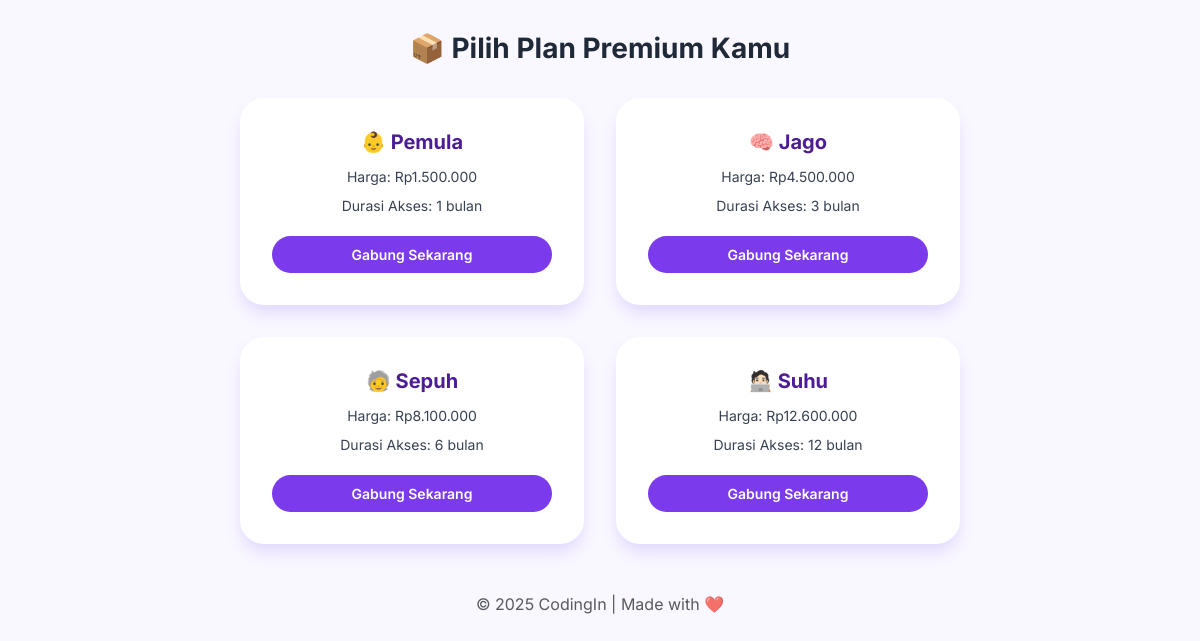
Page /transaksi/choose_plan.php (signed in) on the earlier database version.
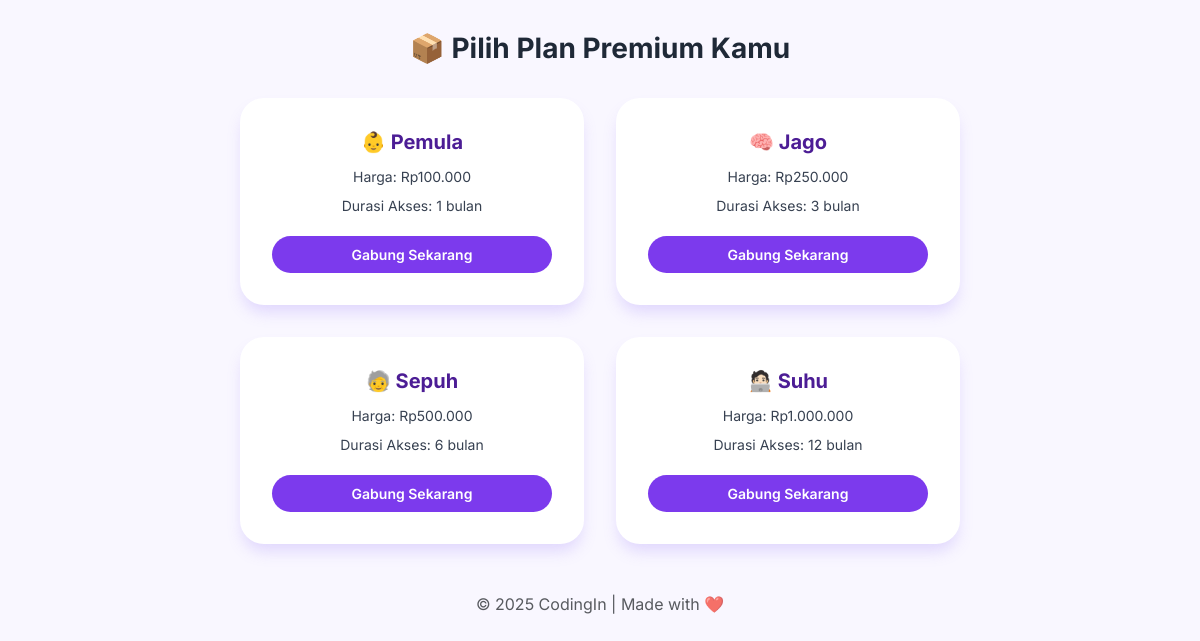
Same page on the later database version.
### tables this page shows
CREATE TABLE `paket` (
  `ID_paket` char(4) NOT NULL,
  `Nama_paket` varchar(20) NOT NULL,
  `Durasi_paket` int(11) NOT NULL,
  `Harga` decimal(10,2) NOT NULL
);

### transaksi/choose_plan.php (the view, shortened to what this page needs)
<?php
require_once '../config/database.php';
$stmt = $pdo->query("SELECT * FROM paket");
$paket = $stmt->fetchAll(PDO::FETCH_ASSOC);
?>
<?php include '../includes/header_user.php'; ?>
<!DOCTYPE html>
<html lang="id">
<head>
</head>
<body>
  <h2>📦 Pilih Plan Premium Kamu</h2>
  <div class="grid-container">
    <?php foreach ($paket as $row): ?>
      <?php
        $emoji = match ($row['Nama_paket']) {
          'Pemula' => '👶',
          'Jago'   => '🧠',
          'Sepuh'  => '🧓',
          'Suhu'   => '🧑🏻‍💻',
          default  => '📦',
      };
      ?>
    <form method="GET" action="checkout.php" class="plan-card">
      <h3><?= $emoji . ' ' . htmlspecialchars($row['Nama_paket']) ?></h3>
      <p>Harga: Rp<?= number_format($row['Harga'], 0, ',', '.') ?></p>
      <p>Durasi Akses: <?= $row['Durasi_paket'] ?> bulan</p>
      <button type="submit">Gabung Sekarang</button>
    </form>
    <?php endforeach; ?>
  </div>
</body>
</html>
<?php include '../includes/footer_user.php'; ?>

Differences in the rows shown:
changed paket "Pemula": Harga "1.500.000" → "100.000"
changed paket "Jago": Harga "4.500.000" → "250.000"
changed paket "Sepuh": Harga "8.100.000" → "500.000"
changed paket "Suhu": Harga "12.600.000" → "1.000.000"
